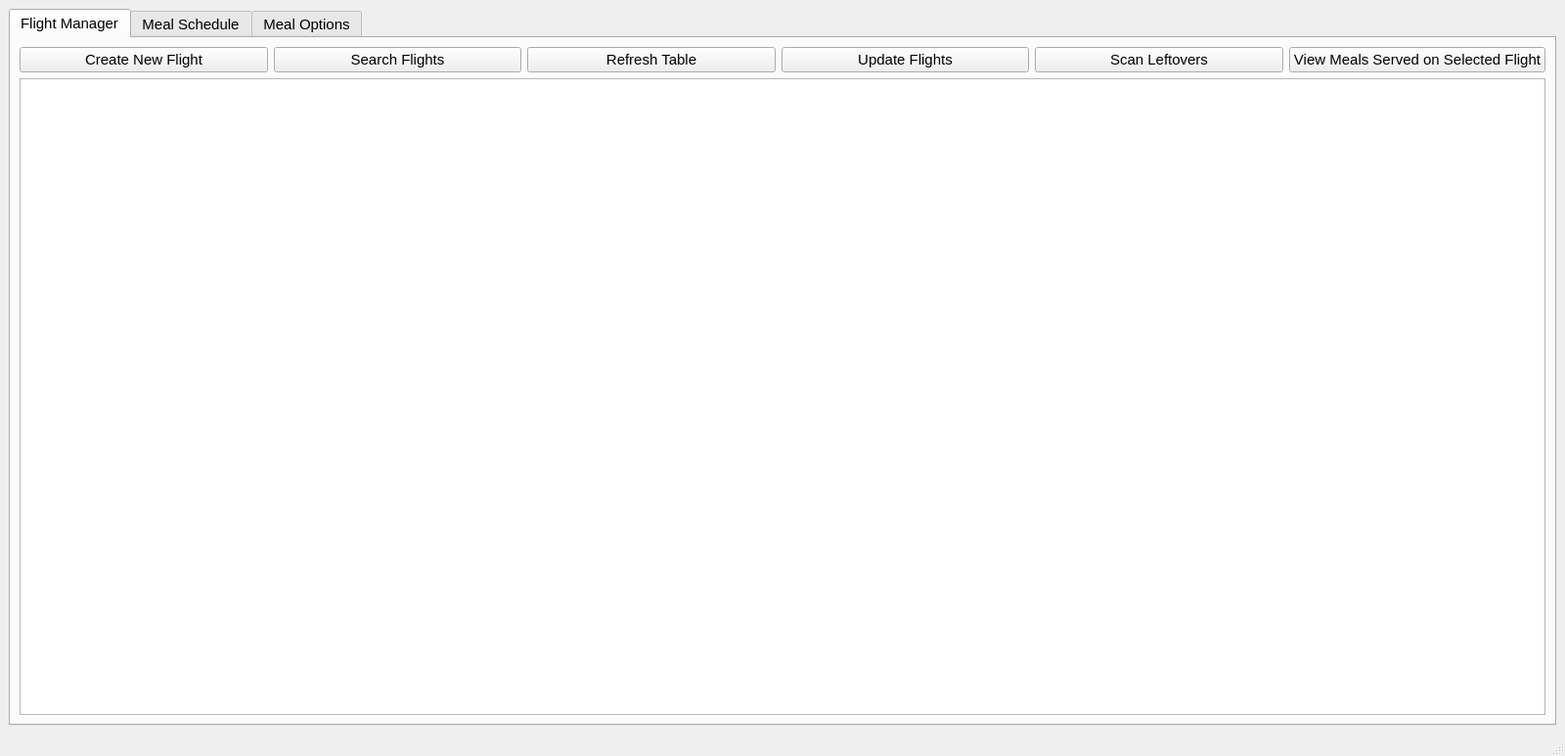
<?xml version="1.0" encoding="UTF-8"?>
<ui version="4.0">
 <class>MainWindow</class>
 <widget class="QMainWindow" name="MainWindow">
  <property name="geometry">
   <rect>
    <x>0</x>
    <y>0</y>
    <width>1600</width>
    <height>773</height>
   </rect>
  </property>
  <property name="minimumSize">
   <size>
    <width>800</width>
    <height>600</height>
   </size>
  </property>
  <property name="maximumSize">
   <size>
    <width>1920</width>
    <height>1080</height>
   </size>
  </property>
  <property name="windowTitle">
   <string>Singapore Airlines - Food Waste Management System</string>
  </property>
  <property name="unifiedTitleAndToolBarOnMac">
   <bool>false</bool>
  </property>
  <widget class="QWidget" name="centralwidget">
   <layout class="QHBoxLayout" name="horizontalLayout_2">
    <item>
     <widget class="QTabWidget" name="tabWidget">
      <property name="sizePolicy">
       <sizepolicy hsizetype="Expanding" vsizetype="MinimumExpanding">
        <horstretch>0</horstretch>
        <verstretch>0</verstretch>
       </sizepolicy>
      </property>
      <property name="font">
       <font>
        <pointsize>11</pointsize>
       </font>
      </property>
      <property name="tabPosition">
       <enum>QTabWidget::North</enum>
      </property>
      <property name="tabShape">
       <enum>QTabWidget::Rounded</enum>
      </property>
      <property name="currentIndex">
       <number>0</number>
      </property>
      <widget class="QWidget" name="flightManagerGUI">
       <property name="sizePolicy">
        <sizepolicy hsizetype="Expanding" vsizetype="Preferred">
         <horstretch>0</horstretch>
         <verstretch>0</verstretch>
        </sizepolicy>
       </property>
       <attribute name="title">
        <string>Flight Manager</string>
       </attribute>
       <layout class="QVBoxLayout" name="verticalLayout_2">
        <item>
         <layout class="QHBoxLayout" name="horizontalLayout">
          <item>
           <widget class="QPushButton" name="Flight_CreateButton">
            <property name="text">
             <string>Create New Flight</string>
            </property>
           </widget>
          </item>
          <item>
           <widget class="QPushButton" name="Flight_SearchButton">
            <property name="text">
             <string>Search Flights</string>
            </property>
           </widget>
          </item>
          <item>
           <widget class="QPushButton" name="Flight_RefreshButton">
            <property name="text">
             <string>Refresh Table</string>
            </property>
           </widget>
          </item>
          <item>
           <widget class="QPushButton" name="Flight_UpdateButton">
            <property name="text">
             <string>Update Flights</string>
            </property>
           </widget>
          </item>
          <item>
           <widget class="QPushButton" name="scanLeftoversButton">
            <property name="text">
             <string>Scan Leftovers</string>
            </property>
           </widget>
          </item>
          <item>
           <widget class="QPushButton" name="Flight_ViewMealScheduleButton">
            <property name="text">
             <string>View Meals Served on Selected Flight</string>
            </property>
           </widget>
          </item>
         </layout>
        </item>
        <item>
         <widget class="QTableView" name="Flight_Table">
          <property name="minimumSize">
           <size>
            <width>600</width>
            <height>400</height>
           </size>
          </property>
          <property name="sizeAdjustPolicy">
           <enum>QAbstractScrollArea::AdjustToContents</enum>
          </property>
          <property name="selectionBehavior">
           <enum>QAbstractItemView::SelectRows</enum>
          </property>
          <property name="sortingEnabled">
           <bool>true</bool>
          </property>
          <attribute name="horizontalHeaderCascadingSectionResizes">
           <bool>true</bool>
          </attribute>
          <attribute name="horizontalHeaderDefaultSectionSize">
           <number>135</number>
          </attribute>
          <attribute name="horizontalHeaderShowSortIndicator" stdset="0">
           <bool>true</bool>
          </attribute>
          <attribute name="horizontalHeaderStretchLastSection">
           <bool>true</bool>
          </attribute>
         </widget>
        </item>
       </layout>
      </widget>
      <widget class="QWidget" name="mealScheduleManagerGUI">
       <attribute name="title">
        <string>Meal Schedule</string>
       </attribute>
       <layout class="QVBoxLayout" name="verticalLayout_4">
        <item>
         <layout class="QHBoxLayout" name="horizontalLayout_3">
          <item>
           <widget class="QPushButton" name="MealSchedule_CreateButton">
            <property name="text">
             <string>Create New Meal</string>
            </property>
           </widget>
          </item>
          <item>
           <widget class="QPushButton" name="MealSchedule_SearchButton">
            <property name="text">
             <string>Search Meals</string>
            </property>
           </widget>
          </item>
          <item>
           <widget class="QPushButton" name="MealSchedule_RefreshButton">
            <property name="text">
             <string>Refresh Table</string>
            </property>
           </widget>
          </item>
          <item>
           <widget class="QPushButton" name="MealSchedule_UpdateButton">
            <property name="text">
             <string>Update Meal Schedule</string>
            </property>
           </widget>
          </item>
          <item>
           <widget class="QPushButton" name="MealSchedule_ViewMealOptionButton">
            <property name="text">
             <string>View Options for Selected Meal</string>
            </property>
           </widget>
          </item>
         </layout>
        </item>
        <item>
         <widget class="QTableView" name="MealSchedule_Table">
          <property name="alternatingRowColors">
           <bool>true</bool>
          </property>
          <property name="selectionBehavior">
           <enum>QAbstractItemView::SelectRows</enum>
          </property>
          <attribute name="horizontalHeaderDefaultSectionSize">
           <number>135</number>
          </attribute>
         </widget>
        </item>
       </layout>
      </widget>
      <widget class="QWidget" name="mealOptionManagerGUI">
       <attribute name="title">
        <string>Meal Options</string>
       </attribute>
       <layout class="QVBoxLayout" name="verticalLayout_3">
        <item>
         <layout class="QHBoxLayout" name="horizontalLayout_4">
          <item>
           <widget class="QPushButton" name="MealOption_CreateButton">
            <property name="text">
             <string>Create New Meal Option</string>
            </property>
           </widget>
          </item>
          <item>
           <widget class="QPushButton" name="MealOption_SearchButton">
            <property name="text">
             <string>Search Meal Options</string>
            </property>
           </widget>
          </item>
          <item>
           <widget class="QPushButton" name="MealOption_RefreshButton">
            <property name="text">
             <string>Refresh Table</string>
            </property>
           </widget>
          </item>
          <item>
           <widget class="QPushButton" name="MealOption_UpdateButton">
            <property name="text">
             <string>Update Meal Options</string>
            </property>
           </widget>
          </item>
         </layout>
        </item>
        <item>
         <widget class="QTableView" name="MealOption_Table">
          <property name="alternatingRowColors">
           <bool>true</bool>
          </property>
          <property name="selectionBehavior">
           <enum>QAbstractItemView::SelectRows</enum>
          </property>
          <attribute name="horizontalHeaderDefaultSectionSize">
           <number>135</number>
          </attribute>
         </widget>
        </item>
       </layout>
      </widget>
     </widget>
    </item>
   </layout>
  </widget>
  <widget class="QMenuBar" name="menubar">
   <property name="geometry">
    <rect>
     <x>0</x>
     <y>0</y>
     <width>1600</width>
     <height>21</height>
    </rect>
   </property>
  </widget>
  <widget class="QStatusBar" name="statusbar"/>
  <action name="actionLog_Out">
   <property name="text">
    <string>Log Out</string>
   </property>
  </action>
 </widget>
 <resources/>
 <connections/>
</ui>
